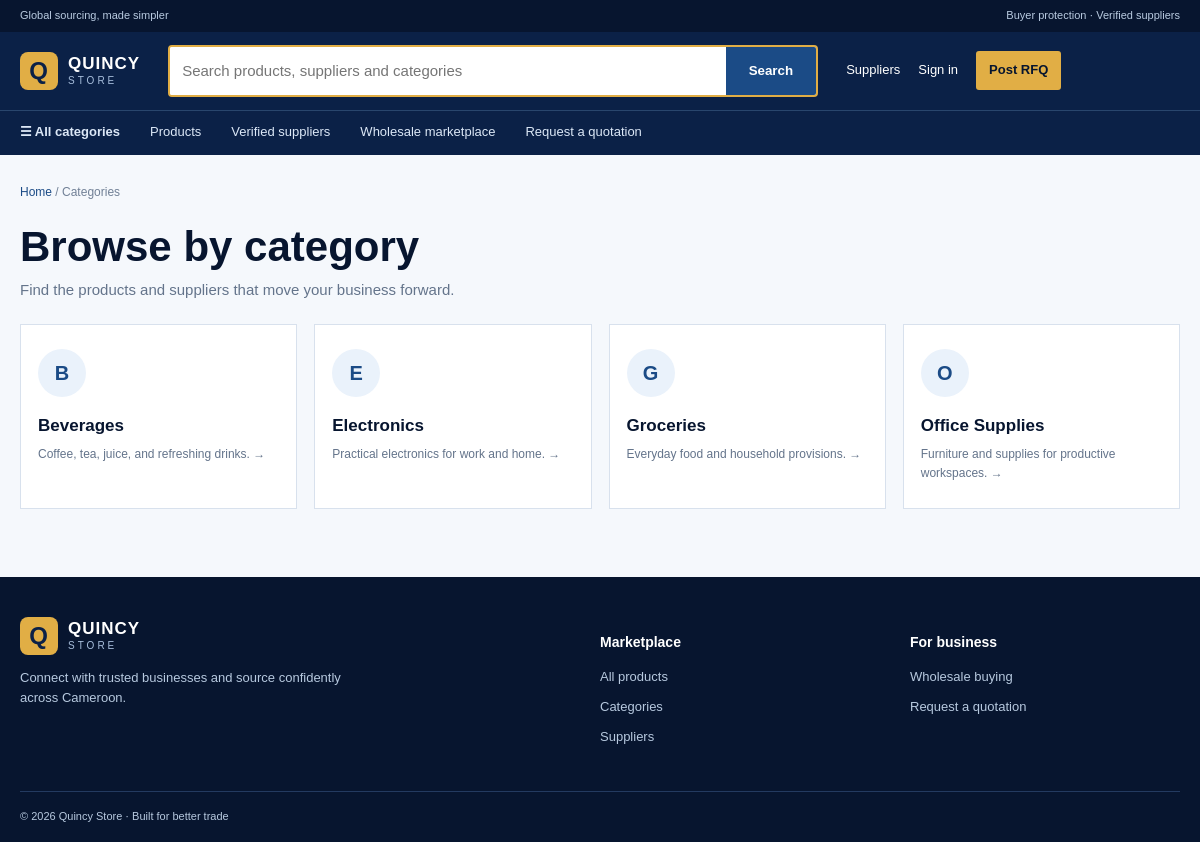
/shop/categories.php, run on the app's committed database.
### tables this page shows
CREATE TABLE `categories` (
  `id` int(11) NOT NULL,
  `parent_id` int(11) DEFAULT NULL,
  `name` varchar(100) NOT NULL,
  `description` text DEFAULT NULL,
  `image` varchar(255) DEFAULT NULL,
  `status` enum('active','inactive') DEFAULT 'active',
  `created_at` timestamp NOT NULL DEFAULT current_timestamp(),
  `updated_at` timestamp NOT NULL DEFAULT current_timestamp() ON UPDATE current_timestamp()
);

### includes/functions.php (called while the page is built, shortened)
<?php
function e(mixed $value): string
{
    return htmlspecialchars((string) $value, ENT_QUOTES, 'UTF-8');
}

### config/config.php (called while the page is built, shortened)
<?php
require_once __DIR__ . '/database.php';
spl_autoload_register(static function (string $class): void {
    $path = ROOT_PATH . '/classes/' . $class . '.php';
});

### config/database.php (called while the page is built, shortened)
<?php
final class Database
{
    private static ?self $instance = null;
    private PDO $connection;
    private function __construct()
    {
        $dsn = sprintf(
            'mysql:host=%s;port=%s;dbname=%s;charset=%s',
            DB_HOST,
            DB_PORT,
            DB_NAME,
            DB_CHARSET
        );
        $this->connection = new PDO($dsn, DB_USER, DB_PASS, [
            PDO::ATTR_ERRMODE => PDO::ERRMODE_EXCEPTION,
            PDO::ATTR_DEFAULT_FETCH_MODE => PDO::FETCH_ASSOC,
            PDO::ATTR_EMULATE_PREPARES => false,
        ]);
    }
    public static function getInstance(): self
    {
        return self::$instance ??= new self();
    }
    public function getConnection(): PDO
    {
        return $this->connection;
    }
}

### classes/Category.php (called while the page is built, shortened)
<?php
final class Category
{
    private PDO $db;
    public function __construct()
    {
        $this->db = Database::getInstance()->getConnection();
    }
    public function all(): array
    {
        return $this->db->query(
            "SELECT id, parent_id, name, description, image
             FROM categories WHERE status = 'active' ORDER BY name"
        )->fetchAll();
    }
}

### shop/categories.php (the view, shortened to what this page needs)
<?php
require_once dirname(__DIR__) . '/config/config.php'; require_once ROOT_PATH . '/includes/functions.php'; require_once __DIR__.'/_layout.php';
$categories=[]; $error=null; try{$categories=(new Category())->all();}catch(PDOException $exception){error_log('Categories unavailable: '.$exception->getMessage());$error='Categories are temporarily unavailable.';}
shopHeader('Browse categories','Categories'); ?>
<main class="container shop-main"><div class="shop-breadcrumb"><a href="<?= e(BASE_URL) ?>/">Home</a> / Categories</div><div class="shop-title"><div><h1>Browse by category</h1><p>Find the products and suppliers that move your business forward.</p></div></div><?php if($error): ?><div class="catalog-notice"><?= e($error) ?></div><?php elseif(!$categories): ?><div class="shop-empty"><h2>No categories available</h2></div><?php else: ?><div class="category-market"><?php foreach($categories as $category): ?><a class="category-tile" href="<?= e(BASE_URL) ?>/shop/products.php?category=<?= (int)$category['id'] ?>"><b><?= e(strtoupper(substr((string)$category['name'],0,1))) ?></b><h2><?= e($category['name']) ?></h2><p><?= e($category['description'] ?: 'Explore products in this category') ?> →</p></a><?php endforeach; ?></div><?php endif; ?></main>

### assets/css/style.css (style rules this page uses)
:root { --navy-950: #07152f; --navy-900: #0b2147; --navy-800: #123566; --navy-700: #1b4b86; --blue-100: #eaf2fb; --blue-50: #f5f8fc; --white: #ffffff; --ink: #14213d; --muted: #64748b; --border: #d8e1ed; --gold: #e1ae45; --shadow: 0 12px 32px rgba(7, 21, 47, .08); }
* { box-sizing: border-box; }
html { scroll-behavior: smooth; }
body { margin: 0; color: var(--ink); background: var(--white); font: 15px/1.6 Arial, sans-serif; }
a { color: inherit; text-decoration: none; }
.container { width: min(1180px, calc(100% - 40px)); margin: 0 auto; }

### assets/css/shop.css (style rules this page uses)
.shop-page { background:#f5f8fc }
.shop-main { padding:28px 0 68px }
.shop-breadcrumb { margin-bottom:22px;color:#718096;font-size:12px }
.shop-breadcrumb a { color:#1b4b86 }
.shop-title { display:flex;align-items:end;justify-content:space-between;gap:20px;margin-bottom:22px }
.shop-title h1 { margin:0;color:#07152f;font-size:clamp(28px,4vw,42px);line-height:1.1 }
.shop-title p { margin:8px 0 0;color:#64748b }
.category-market { display:grid;grid-template-columns:repeat(4,1fr);gap:17px }
.category-tile { padding:24px 17px;background:#fff;border:1px solid #d8e1ed }
.category-tile b { display:grid;width:48px;height:48px;place-items:center;margin-bottom:15px;color:#1b4b86;background:#eaf2fb;border-radius:50%;font-size:20px }
.category-tile h2 { margin:0 0 6px;font-size:17px;color:#07152f }
.category-tile p { margin:0;color:#64748b;font-size:12px }

### data on the page
categories: name "B", name "Beverages", description "Coffee, tea, juice, and refreshing drinks."
categories: name "E", name "Electronics", description "Practical electronics for work and home."
categories: name "G", name "Groceries", description "Everyday food and household provisions."
categories: name "O", name "Office Supplies", description "Furniture and supplies for productive workspaces."

### other printed values
SITE_NAME "Quincy Store"
